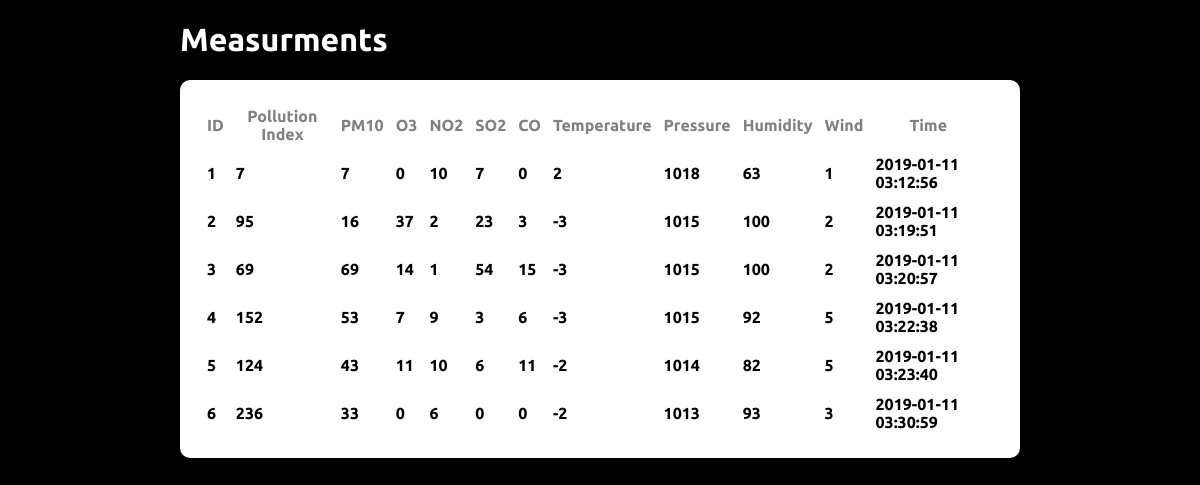
/readMeasurments.php, run on the app's committed database.
### tables this page shows
CREATE TABLE `measurments` (
  `MeasurID` int(11) NOT NULL,
  `PollutionIndex` int(11) NOT NULL,
  `PM10` int(11) NOT NULL,
  `O3` int(11) NOT NULL,
  `NO2` int(11) NOT NULL,
  `SO2` int(11) NOT NULL,
  `CO` int(11) NOT NULL,
  `Temp` int(11) NOT NULL,
  `Pressure` int(11) NOT NULL,
  `Humidity` int(11) NOT NULL,
  `Wind` int(11) NOT NULL,
  `TimeDate` datetime NOT NULL,
  `StationsFK` int(11) NOT NULL
);

### readMeasurments.php (the view, shortened to what this page needs)
<?php
include ('database.php');
?>
    <!DOCTYPE html>
    <html>
    <head>
        <link rel="stylesheet" href="styles.css">
    </head>
    <body>
    <h1>Measurments</h1>
    <?php
    $query = "SELECT * FROM measurments";
    $result = mysqli_query($con, $query);
    ?>
    <table>
        <tr>
            <th>ID</th>
            <th>Pollution Index</th>
            <th>PM10</th>
            <th>O3</th>
            <th>NO2</th>
            <th>SO2</th>
            <th>CO</th>
            <th>Temperature</th>
            <th>Pressure</th>
            <th>Humidity</th>
            <th>Wind</th>
            <th>Time</th>
        </tr>
        <?php while($row = mysqli_fetch_assoc($result)){ ?>
            <tr><td> <?php echo $row['MeasurID'] ?></td>
                <td> <?php echo $row['PollutionIndex'] ?></td>
                <td> <?php echo $row['PM10'] ?></td>
                <td> <?php echo $row['O3'] ?></td>
                <td> <?php echo $row['NO2'] ?></td>
                <td> <?php echo $row['SO2'] ?></td>
                <td> <?php echo $row['CO'] ?></td>
                <td> <?php echo $row['Temp'] ?></td>
                <td> <?php echo $row['Pressure'] ?></td>
                <td> <?php echo $row['Humidity'] ?></td>
                <td> <?php echo $row['Wind'] ?></td>
                <td> <?php echo $row['TimeDate'] ?></td>
                <td>
                </td>
            </tr>
        <?php } ?>
    </table>
    </body>
    </html>

### styles.css (style rules this page uses)
html { background-color: black; }
table { border: 2px; color: black; background-color: white; border-radius: 10px; padding: 20px; font-weight: bold; }
h1,h2,h3,h4,h5,h6 { color: white; }
th { color: gray; padding: 5px; font-weight: bold; }
td { padding: 5px; }
body { width: 70%; margin: auto; background-color: black; font-family: "Ubuntu"; }

### data on the page
measurments: MeasurID "1", PollutionIndex "7", PM10 "7", O3 "0", NO2 "10", SO2 "7", CO "0", Temp "2", Pressure "1018", Humidity "63", Wind "1", TimeDate "2019-01-11 03:12:56"
measurments: MeasurID "2", PollutionIndex "95", PM10 "16", O3 "37", NO2 "2", SO2 "23", CO "3", Temp "-3", Pressure "1015", Humidity "100", Wind "2", TimeDate "2019-01-11 03:19:51"
measurments: MeasurID "3", PollutionIndex "69", PM10 "69", O3 "14", NO2 "1", SO2 "54", CO "15", Temp "-3", Pressure "1015", Humidity "100", Wind "2", TimeDate "2019-01-11 03:20:57"
measurments: MeasurID "4", PollutionIndex "152", PM10 "53", O3 "7", NO2 "9", SO2 "3", CO "6", Temp "-3", Pressure "1015", Humidity "92", Wind "5", TimeDate "2019-01-11 03:22:38"
measurments: MeasurID "5", PollutionIndex "124", PM10 "43", O3 "11", NO2 "10", SO2 "6", CO "11", Temp "-2", Pressure "1014", Humidity "82", Wind "5", TimeDate "2019-01-11 03:23:40"
measurments: MeasurID "6", PollutionIndex "236", PM10 "33", O3 "0", NO2 "6", SO2 "0", CO "0", Temp "-2", Pressure "1013", Humidity "93", Wind "3", TimeDate "2019-01-11 03:30:59"
